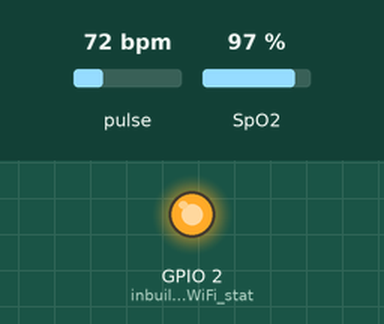
This sketch was run on a simulated ESP32. Parts: output pins drawn as LEDs (lit = HIGH). The inputs (shaded band) are chosen by the test bench; at power-on: pulse 72 bpm, SpO2 97 %. WiFi joins after 1.5 s; servers stay silent unless stated; what the sketch prints to the serial monitor is not drawn.

Above: at 0.1 s.
Timing chart, 0 to 1.6 s (numbered marks = the images above):
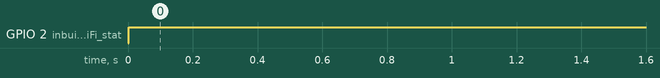

Measured:
- by itself, GPIO 2 (inbuilt_LED_for_WiFi_stat): LOW → HIGH at 0.00 s

The sketch:

main_watch.ino
```cpp
#if defined(ESP32)
#include <WiFi.h>
#include <FirebaseESP32.h>
#elif defined(ESP8266)
#include <ESP8266WiFi.h>
#include <FirebaseESP8266.h>
#endif
#include <addons/TokenHelper.h>
#include <addons/RTDBHelper.h>

#include <Wire.h>
#include <BH1750.h>

#include "MAX30100_PulseOximeter.h"
BH1750 lightMeter;

#define REPORTING_PERIOD_MS 1000

PulseOximeter pox;

float BPM, SpO2;
uint32_t tsLastReport = 0;

// WiFi Credentials
#define WIFI_SSID "IT DEPT"
#define WIFI_PASSWORD "it@2010#"

// Firebase Credentials
#define API_KEY "CpTGOZjhDCY3DZHKV4G3DyNeyoSfMOLrIccY6mY9"
#define DATABASE_URL "https://watch-26765-default-rtdb.firebaseio.com/"

// Firebase RTDB Config
FirebaseData fbdo;
FirebaseAuth auth;
FirebaseConfig config;

// Sensor Pins Config
#define touch_sensor_pin 33
#define sound_sensor_pin 34


void onBeatDetected() {
    Serial.println("Beat Detected!");
}

int heartBeat_value, light_value, oxygen_value, sound_value, touch_value;

//float temperature_value;

void setup() {

  Serial.begin(115200);

  WiFi.begin(WIFI_SSID, WIFI_PASSWORD);
  config.api_key = API_KEY;
  config.database_url = DATABASE_URL;
  Firebase.reconnectWiFi(true);
  Firebase.begin(DATABASE_URL, API_KEY);
  Firebase.setDoubleDigits(5);

  pinMode(2, OUTPUT);  // inbuilt LED for WiFi status


  pinMode(touch_sensor_pin, INPUT);
  pinMode(sound_sensor_pin, INPUT);

    Serial.print("Initializing Pulse Oximeter..");

    if (!pox.begin()) {
         Serial.println("FAILED");
         for(;;);
    } else {
         Serial.println("SUCCESS");
         pox.setOnBeatDetectedCallback(onBeatDetected);
    }
        pox.setIRLedCurrent(MAX30100_LED_CURR_7_6MA);

}

void loop() {

  if (Firebase.ready()) {

    digitalWrite(2, HIGH);

    pox.update();
    BPM = pox.getHeartRate();
    SpO2 = pox.getSpO2();
    if (millis() - tsLastReport > REPORTING_PERIOD_MS) {
        Serial.print("Heart rate:");
        Serial.print(BPM);
        if(Firebase.setFloat(fbdo, "/Values/HeartRate", BPM)){
          Serial.println("ok");
        }
        else{
          Serial.println(fbdo.errorReason().c_str());
        }
        Serial.print(" bpm / SpO2:");
        Serial.println(SpO2);

        if(Firebase.setFloat(fbdo, "/Values/OxygenSaturation", SpO2)){
          Serial.println("ok");
        }
        else{
          Serial.println(fbdo.errorReason().c_str());
        }
        tsLastReport = millis();
    }


  }

}
```
